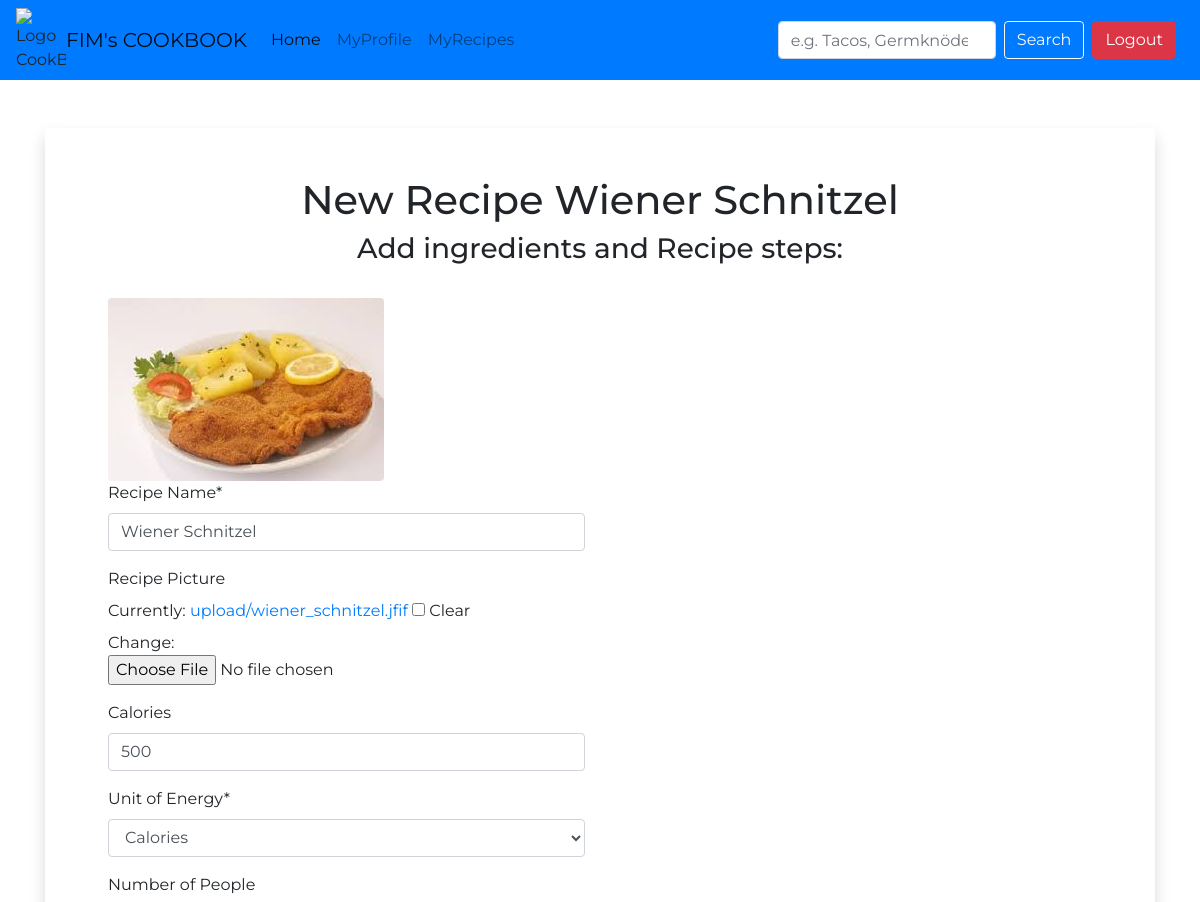
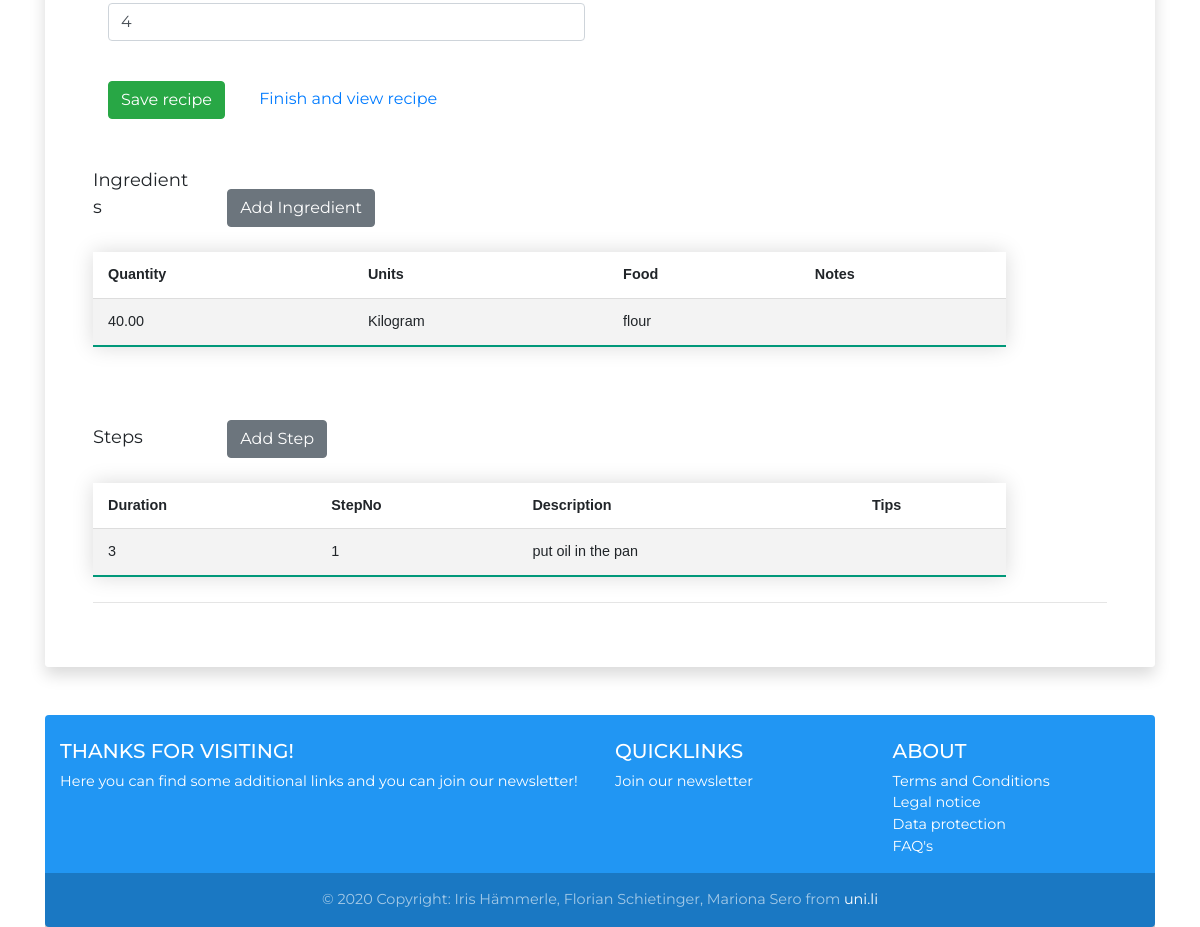
The page /addrecipe/5 (signed in) on the database its author committed (2 pictures, top to bottom).
### myRecipeApp/models.py (models this page shows, shortened)
class Recipe(models.Model):
    RecipeId = models.BigAutoField(primary_key=True,
                                   verbose_name="Unique RecipeId"
                                   )
    RecipeName = models.CharField(verbose_name="Recipe Name",
                                  max_length=300
                                  )
    Picture = models.ImageField(verbose_name="Recipe Picture",
                                blank=True,
                                upload_to="upload/"
                                )
    UserId = models.ForeignKey(settings.AUTH_USER_MODEL,
                               verbose_name="Author",
                               on_delete=models.PROTECT
                               )
    Energy = models.PositiveIntegerField(verbose_name="Calories",
                                         blank=True)
    UnitId = models.ForeignKey(Unit,
                               verbose_name="Unit of Energy",
                               on_delete=models.PROTECT
                               )
    NumberPeople = models.PositiveSmallIntegerField(verbose_name="Number of People",
                                                    blank=True)

class Ingredient(models.Model):
    IngredientId = models.BigAutoField(primary_key=True,
                                       verbose_name="Unique UnitId"
                                       )
    RecipeId = models.ForeignKey(Recipe,
                                 verbose_name="Recipe",
                                 on_delete=models.CASCADE,
                                 default=0
                                 )
    Quantity = models.DecimalField(verbose_name="Quantity",
                                   max_digits=8,  # before none
                                   decimal_places=2
                                   )
    UnitId = models.ForeignKey(Unit,
                               verbose_name="Unit",
                               on_delete=models.CASCADE
                               )
    FoodItemId = models.ForeignKey(FoodItem,
                                   verbose_name="Food Item",
                                   on_delete=models.CASCADE
                                   )
    Note = models.TextField(verbose_name="Note",
                            blank=True
                            )

class FoodItem(models.Model):
    FoodItemId = models.BigAutoField(primary_key=True,
                                     verbose_name="Unique FoodItemId"
                                     )
    Name = models.CharField(verbose_name="Name",
                            max_length=200
                            )
    def __str__(self):  # to make it more readable in the admin panel (shows name instead of PK)
        return self.Name

class RecipeSteps(models.Model):
    RatingId = models.BigAutoField(primary_key=True,
                                   verbose_name="Unique RecipeStepId"
                                   )
    RecipeId = models.ForeignKey(Recipe,
                                 verbose_name="Recipe",
                                 on_delete=models.CASCADE
                                 )
    Duration = models.PositiveSmallIntegerField(verbose_name="Duration in Minutes",
                                                default=0
                                                )
    StepNo = models.PositiveSmallIntegerField(verbose_name="Step Number")
    Description = models.TextField(verbose_name="Description")
    Tips = models.TextField(verbose_name="Tips",
                            blank=True
                            )

### myUnitApp/models.py (models this page shows)
class Unit(models.Model):
    UnitId = models.BigAutoField(primary_key=True,
                                 verbose_name="Unique UnitId"
                                 )
    Name = models.CharField(verbose_name="Name",
                            max_length=200,
                            unique=True
                            )
    Abbreviation = models.CharField(verbose_name="Abbreviation",
                                    max_length=3
                                    )
    def __str__(self):  # to make it more readable in the admin panel (shows name instead of PK)
        return self.Name

### myRecipeApp/views.py (the view)
# urls.py: path('addrecipe/', add_recipe, name='add-recipe'),
def add_recipe(request, recipe_id=None):
    recipe = None
    if not recipe_id is None:
        recipe = Recipe.objects.get(RecipeId=recipe_id)
    if request.method == "POST":
        form1 = create_recipe_form(request.POST, request.FILES or None, instance=recipe)
        if form1.is_valid():
            newrecipe = form1.save(commit=False)
            newrecipe.UserId = request.user
            newrecipe.save()
            recipe = newrecipe
    else:
        form1 = create_recipe_form(request.POST or None, request.FILES or None, instance=recipe)
    context = {
        "form1": form1,
        "recipe": recipe
    }
    return render(request, "dev_add_recipe.html", context)

### myRecipeApp/forms.py
class create_recipe_form(forms.ModelForm):
    class Meta:
        model = Recipe
        fields = ["RecipeName", "Picture","Energy", "UnitId", "NumberPeople"]

### myRecipeApp/templates/dev_add_recipe.html (shortened to what this page needs)
{% extends 'base.html' %}
{% load crispy_forms_tags %}
{% block titleContent %}
     <h1 class="title text-center h1">New Recipe {{ recipe.RecipeName }}</h1>
    {%if not recipe.RecipeName  %}
    <h2 class="title text-center h3">To add a new recipe, please fill out the following information:</h2>
    {% else %}
    <h2 class="title text-center h3">Add ingredients and Recipe steps:</h2>
    {% endif %}
{% endblock %}
{% block mainContent %}
    <form class="col-sm-6" method="post" action="{{ recipe.RecipeId }}" enctype="multipart/form-data">
        {% if recipe.Picture %}
            <img class="img-responsive img-circle rounded" src="{{ recipe.Picture.url }}">
        {% endif %}
        <table class="container" style="background-color: white">
            {{form1 | crispy}}
        </table>
        <br>
        <input class="btn btn-success" type="submit" value="{%if recipe.RecipeName %}Save{% else %}Create{% endif %} recipe"/>
        {%if recipe.RecipeName %}
            <a href="/viewrecipe/{{ recipe.RecipeId }}" style="margin-left:30px">Finish and view recipe</a>
        {% endif %}
    </form>
{%if recipe.RecipeName %}
    <br><br>
    <div style="font-size:18px;width:100px;display:inline-block">Ingredients</div>
    <button class="btn btn-secondary" style="margin-left:30px" onclick="window.location.href='addingredient/{{ recipe.RecipeId }}'">Add Ingredient</button>
    {%if recipe.ingredient_set.all.count > 0 %}
    <table class="styled-table" style="width:90%">
        <tr><th>Quantity</th><th>Units</th><th>Food</th><th>Notes</th></tr>
     {% for field in recipe.ingredient_set.all %}
          <tr id="{{field.IngredientId}}">
              <td>{{field.Quantity}}</td>
              <td>{{field.UnitId}}</td>
              <td>{{field.FoodItemId}}</td>
              <td>{{field.Note}}</td>
          </tr>
     {% endfor %}
    </table>
    {% endif %}
    <br><br>
    <div style="font-size:18px;width:100px;display:inline-block">Steps</div>
    <button class="btn btn-secondary" style="margin-left:30px" onclick="window.location.href='addstep/{{ recipe.RecipeId }}'">Add Step</button>
    {%if recipe.recipesteps_set.all.count > 0 %}
    <table class="styled-table" style="width:90%">
        <tr><th>Duration</th><th>StepNo</th><th>Description</th><th>Tips</th>
     {% for field in recipe.recipesteps_set.all %}
          <tr id="{{field.RatingId}}">
              <td>{{field.Duration}}</td>
              <td>{{field.StepNo}}</td>
              <td>{{field.Description}}</td>
              <td>{{field.Tips}}</td>
          </tr>
     {% endfor %}
    </table>
    {% endif %}
{% endif %}
{% endblock %}

### static_general/css/myStyles.css (style rules this page uses)
html { font-family: 'Montserrat', sans-serif; line-height: 1.15; -webkit-text-size-adjust: 100%; -webkit-tap-highlight-color: transparent; }
body { background: url('https://c.pxhere.com/photos/28/59/background_food_tasty_olives_wooden_background_cooking_plate_kitchen-1369805.jpg!d') no-repeat center center fixed; -webkit-background-size: cover; -moz-background-size: cover; background-size: cover; -o-background-size: cover; font-family: 'Montserrat', sans-serif; }
.styled-table { border-collapse: collapse; margin: 25px 0; font-size: 0.9em; font-family: sans-serif; min-width: 400px; box-shadow: 0 0 20px rgba(0, 0, 0, 0.15); }
.styled-table th, .styled-table td { padding: 12px 15px; }
.styled-table tbody tr { border-bottom: 1px solid #dddddd; }
.styled-table tbody tr:nth-of-type(even) { background-color: #f3f3f3; }
.styled-table tbody tr:last-of-type { border-bottom: 2px solid #009879; }

### rows shown on the page
Recipe: RecipeName "Wiener Schnitzel", Picture (picture), Energy "500", NumberPeople "4", RecipeName "Save recipe"
Unit: UnitId "Calories"
Ingredient: Quantity "40.00", UnitId "Kilogram", FoodItemId "flour"
RecipeSteps: Duration "3", StepNo "1", Description "put oil in the pan"
